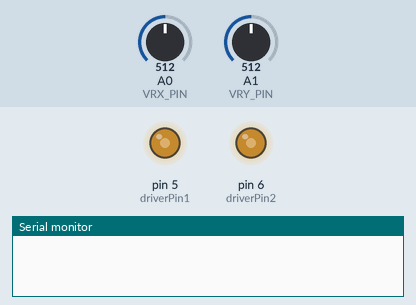
A sketch run on a simulated Arduino Uno, built with avr-gcc and run on an emulated ATmega328P. Shown: output pins drawn as LEDs (lit = HIGH), the last lines printed to the serial monitor. The test bench sets the inputs (shaded band); at power-on: A0 (VRX_PIN) = 512, A1 (VRY_PIN) = 512.

Above: at 1.2 s.
1.3 s: A0 (VRX_PIN) set to 412
2.8 s: A0 (VRX_PIN) set to 388
At 5.2 s:
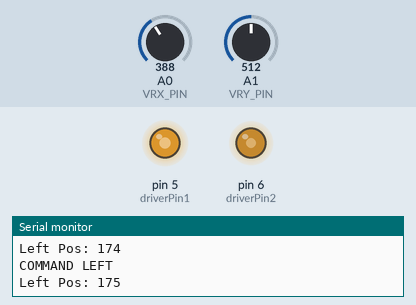
5.8 s: A1 (VRY_PIN) set to 412
8.8 s: A1 (VRY_PIN) set to 389
At 8.95 s:
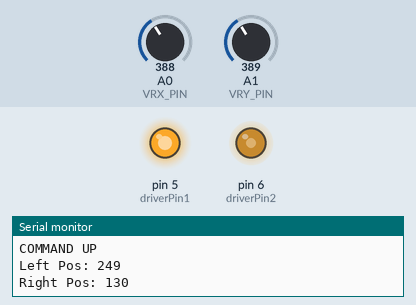
At 9.71 s:
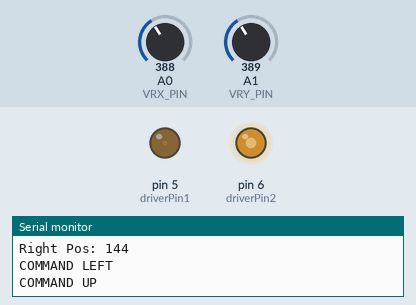
11.8 s: A1 (VRY_PIN) set to 810
At 12.62 s:
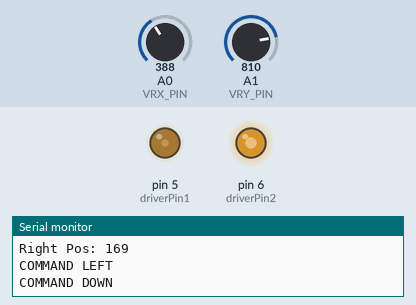
14.8 s: A0 (VRX_PIN) set to 810
Timing chart, 0 to 21.7 s (numbered marks = the images above; inputs shaded):
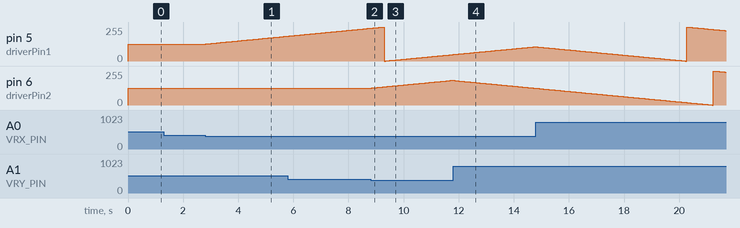

The sketch:

Joystick.ino
```cpp
#define VRX_PIN  A0 // Arduino pin connected to VRX pin
#define VRY_PIN  A1 // Arduino pin connected to VRY pin

#define driverPin1 5
#define driverPin2 6

#define LEFT_THRESHOLD  400
#define RIGHT_THRESHOLD 800
#define UP_THRESHOLD    400
#define DOWN_THRESHOLD  800

#define COMMAND_NO     0x00
#define COMMAND_LEFT   0x01
#define COMMAND_RIGHT  0x02
#define COMMAND_UP     0x04
#define COMMAND_DOWN   0x08

int xValue = 0 ; // To store value of the X axis
int yValue = 0 ; // To store value of the Y axis
int command = COMMAND_NO;

int leftPos = 127;     // Analog Write Vals
int rightPos = 127;     // Analog Write Vals
int oldLeft = 127;
int oldRight = 127;

void setup() {
  Serial.begin(115200) ;
  pinMode(driverPin1, OUTPUT);
  pinMode(driverPin2, OUTPUT);
  analogWrite(driverPin1, leftPos);
  analogWrite(driverPin2, rightPos);
}

void loop() {
  // read analog X and Y analog values
  xValue = analogRead(VRX_PIN);
  yValue = analogRead(VRY_PIN);

  oldLeft = leftPos;
  oldRight = rightPos;

  // converts the analog value to commands
  // reset commands
  command = COMMAND_NO;

  // check left/right commands
  if (xValue < LEFT_THRESHOLD)
    command = command | COMMAND_LEFT;
  else if (xValue > RIGHT_THRESHOLD)
    command = command | COMMAND_RIGHT;

  // check up/down commands
  if (yValue < UP_THRESHOLD)
    command = command | COMMAND_UP;
  else if (yValue > DOWN_THRESHOLD)
    command = command | COMMAND_DOWN;

  // NOTE: AT A TIME, THERE MAY BE NO COMMAND, ONE COMMAND OR TWO COMMANDS

  // print command to serial and process command
  if (command & COMMAND_LEFT) {
    Serial.println("COMMAND LEFT");
    leftPos = leftPos+1;
  }

  if (command & COMMAND_RIGHT) {
    Serial.println("COMMAND RIGHT");
    leftPos = leftPos-1;
  }

  if (command & COMMAND_UP) {
    Serial.println("COMMAND UP");
    rightPos = rightPos+1;
  }

  if (command & COMMAND_DOWN) {
    Serial.println("COMMAND DOWN");
    rightPos = rightPos-1;
  }
  if (leftPos != oldLeft) {
    Serial.print("Left Pos: ");
    Serial.println(leftPos);
  }
  if (rightPos != oldRight) {
    Serial.print("Right Pos: ");
    Serial.println(rightPos);
  }
    analogWrite(driverPin1, leftPos);
    analogWrite(driverPin2, rightPos);
    delay(50);
}
```

Measured:
- the behaviour switches between 400 and 399 on A0 (VRX_PIN) (found by bisection; images 0 and 1)
- the behaviour switches between 400 and 399 on A1 (VRY_PIN) (found by bisection; images 1 and 2)
- after the input at 1.3 s, every drawn part: stays the same
- after the input at 2.8 s, pin 5 (driverPin1): moves from 127/255 to 186/255 over 2.9 s, starting at once
- after the input at 8.8 s, pin 6 (driverPin2): moves from 127/255 to 185/255 over 2.9 s, starting at once
